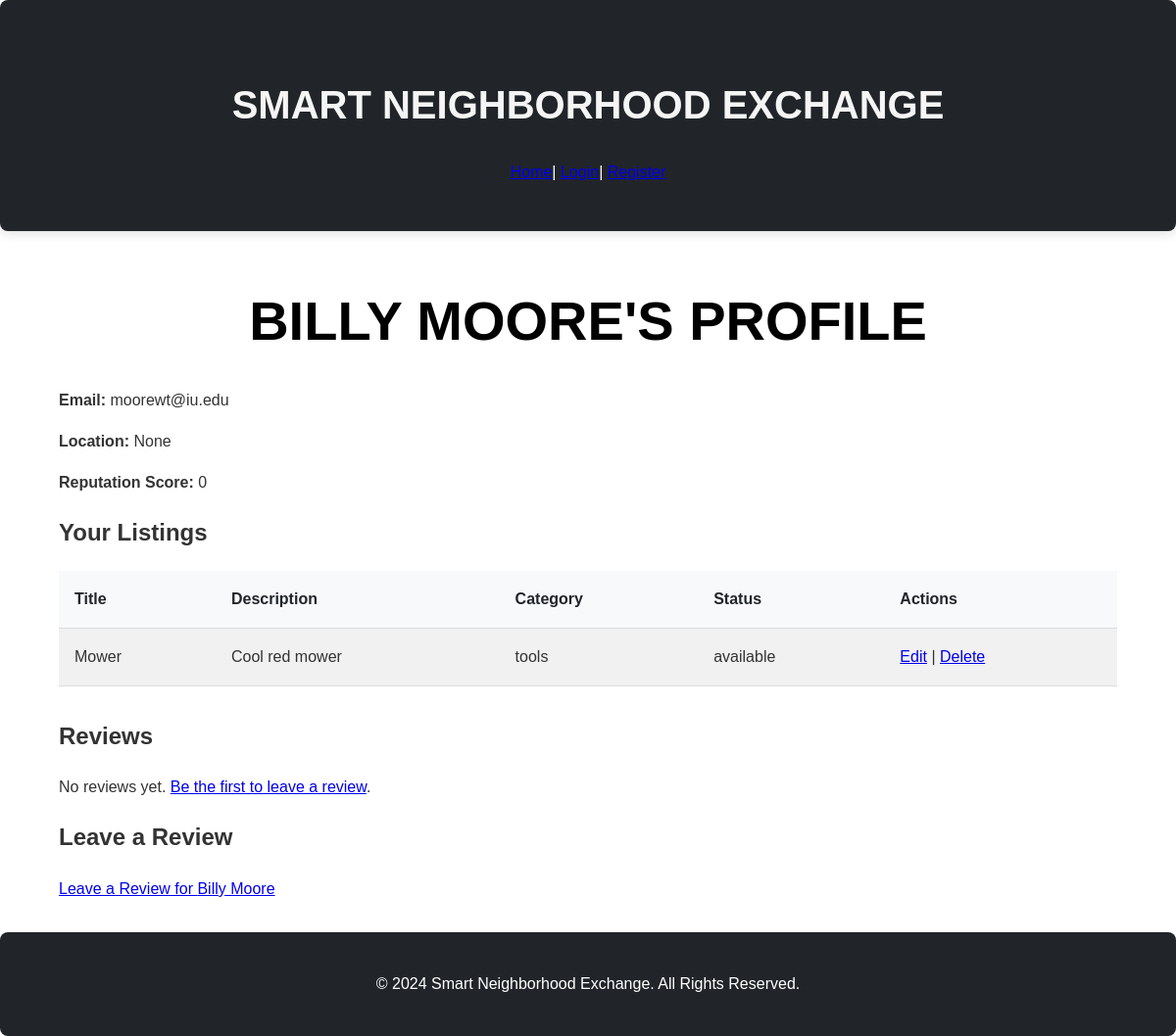
Before: /profile/1 with the older database file.
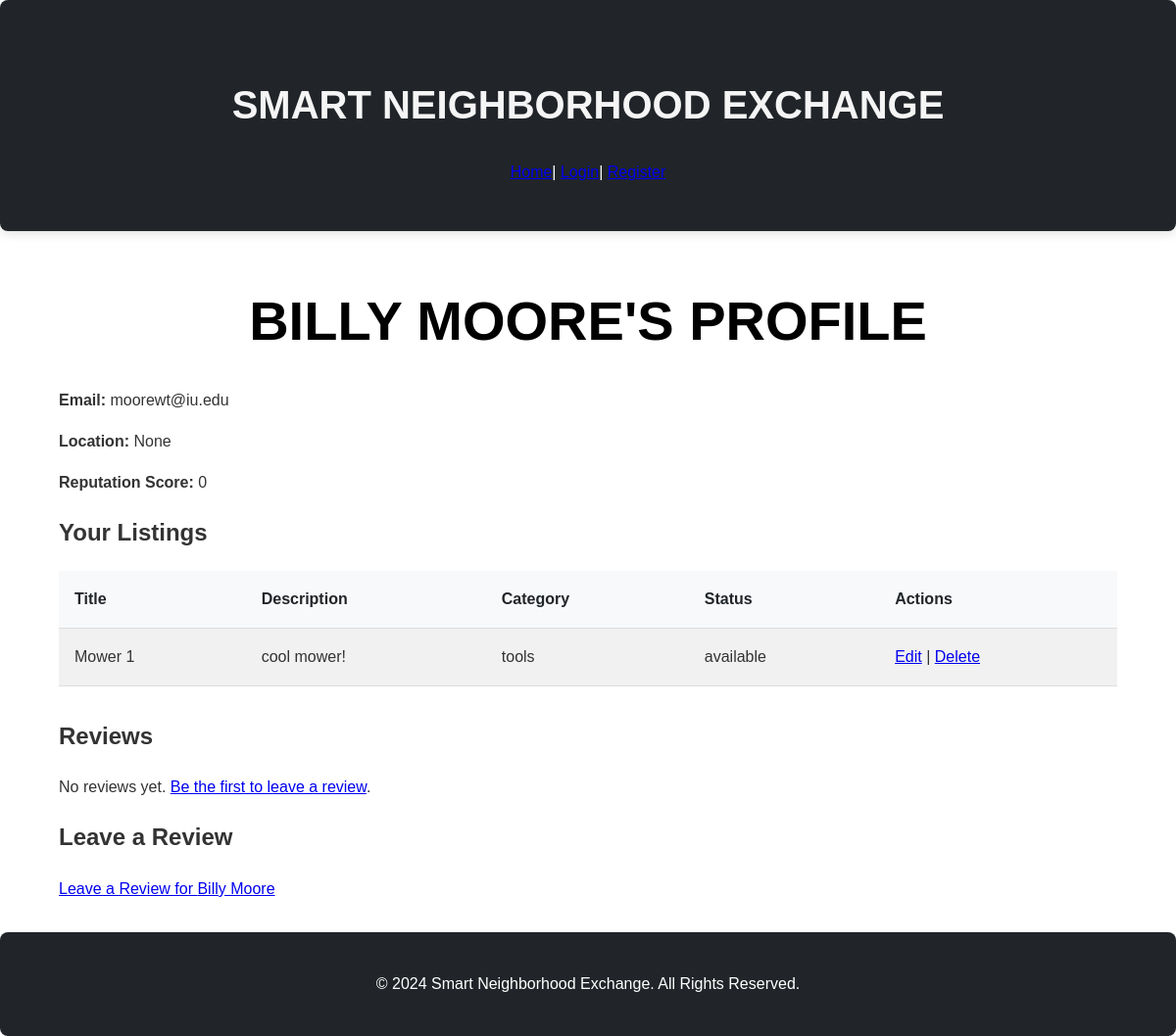
After: the same page with the newer database file.
### tables this page shows
CREATE TABLE listings (
    id INTEGER PRIMARY KEY AUTOINCREMENT,
    user_id INTEGER NOT NULL,
    title TEXT NOT NULL,
    description TEXT NOT NULL,
    category TEXT NOT NULL,
    status TEXT DEFAULT 'available',
    date_posted TEXT NOT NULL,
    image_url TEXT,
    FOREIGN KEY (user_id) REFERENCES users (id)
);

### app.py (the view)
@app.route('/profile/<int:user_id>')
def profile(user_id):
    conn = get_db_connection()
    user = conn.execute('SELECT * FROM users WHERE id = ?', (user_id,)).fetchone()
    if user is None:
        conn.close()
        flash('User not found.', 'error')
        return redirect(url_for('index'))
    user_listings = conn.execute('SELECT * FROM listings WHERE user_id = ?', (user_id,)).fetchall()
    user_reviews = conn.execute('''
        SELECT reviews.*, users.name AS reviewer_name
        FROM reviews
        JOIN users ON reviews.reviewer_id = users.id
        WHERE reviews.user_id = ?
    ''', (user_id,)).fetchall()
    conn.close()
    return render_template('profile.html', user=user, user_listings=user_listings, user_reviews=user_reviews)

### app.py (called while the page is built)
def get_db_connection():
    conn = sqlite3.connect('birthdays.db')  # SQLite database file
    conn.row_factory = sqlite3.Row  # Enables dictionary-like access
    return conn

### templates/profile.html (shortened to what this page needs)
{% extends "layout.html" %}
{% block body %}
    <div class="container">
        <section class="profile-details">
            <h1>{{ user['name'] }}'s Profile</h1>
            <p><strong>Email:</strong> {{ user['email'] }}</p>
            <p><strong>Location:</strong> {{ user['location'] }}</p>
            <p><strong>Reputation Score:</strong> {{ user['reputation_score'] }}</p>
        </section>
        <section class="user-listings">
            <h2>Your Listings</h2>
            {% if user_listings %}
            <table>
                <thead>
                    <tr>
                        <th>Title</th>
                        <th>Description</th>
                        <th>Category</th>
                        <th>Status</th>
                        <th>Actions</th>
                    </tr>
                </thead>
                <tbody>
                    {% for listing in user_listings %}
                    <tr>
                        <td>{{ listing['title'] }}</td>
                        <td>{{ listing['description'] }}</td>
                        <td>{{ listing['category'] }}</td>
                        <td>{{ listing['status'] }}</td>
                        <td>
                            <a href="{{ url_for('edit_listing', listing_id=listing['id']) }}">Edit</a> |
                            <a href="{{ url_for('delete_listing', listing_id=listing['id']) }}">Delete</a>
                        </td>
                    </tr>
                    {% endfor %}
                </tbody>
            </table>
            {% else %}
            <p>You have no listings yet. <a href="{{ url_for('add_listing') }}">Add a new listing</a>.</p>
            {% endif %}
        </section>
        <section class="user-reviews">
            <h2>Reviews</h2>
            {% if user_reviews %}
            <table>
                <thead>
                    <tr>
                        <th>Reviewer</th>
                        <th>Rating</th>
                        <th>Comment</th>
                        <th>Date</th>
                    </tr>
                </thead>
                <tbody>
                    {% for review in user_reviews %}
                    <tr>
                        <td>{{ review['reviewer_name'] }}</td>
                        <td>{{ review['rating'] }}/5</td>
                        <td>{{ review['comment'] }}</td>
                        <td>{{ review['date_posted'] }}</td>
                    </tr>
                    {% endfor %}
                </tbody>
            </table>
            {% else %}
            <p>No reviews yet. <a href="{{ url_for('leave_review', user_id=user['id']) }}">Be the first to leave a review</a>.</p>
            {% endif %}
        </section>
        <section class="leave-review">
            <h2>Leave a Review</h2>
            <p><a href="{{ url_for('leave_review', user_id=user['id']) }}">Leave a Review for {{ user['name'] }}</a></p>
        </section>
    </div>
{% endblock %}

Changed rows visible on the page:
removed listings: title "Mower", description "Cool red mower", category "tools", status "available"
added listings: title "Mower 1", description "cool mower!", category "tools", status "available"
